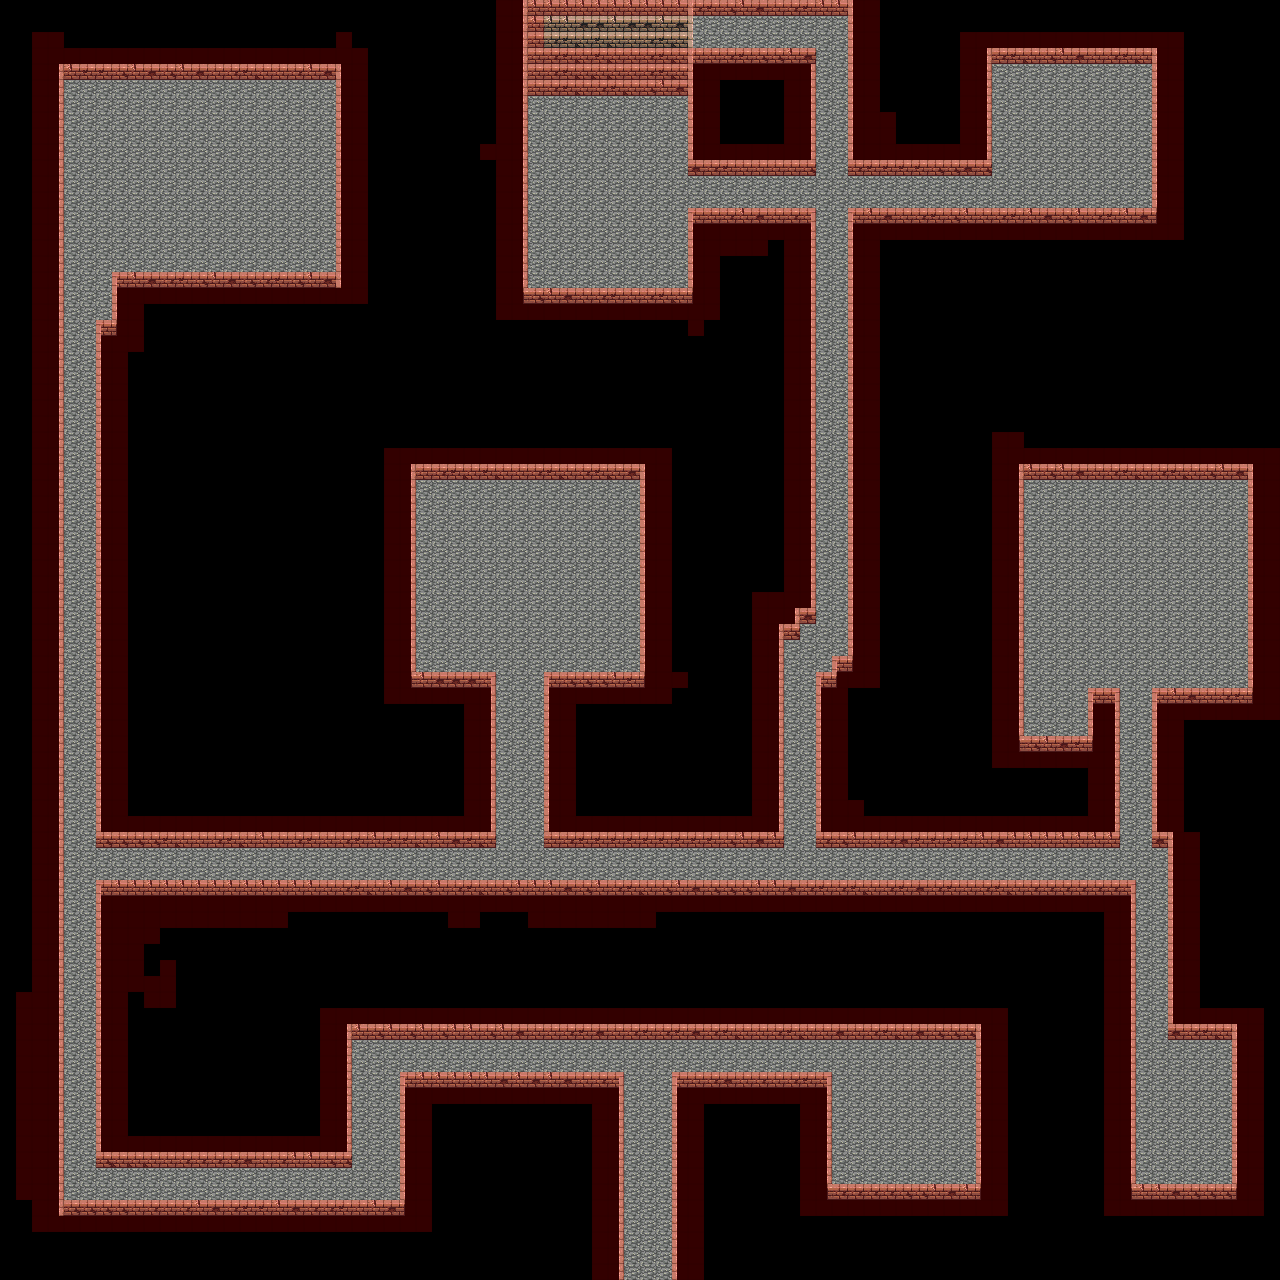

A level layout from a 2D game, rendered from its tile map. Below: a short description, then the map file with tile-grid data replaced by summaries:
An orthogonal 80x80 tile map with 16x16 px tiles, 4 tile layers (Background2, StoneBridge , Foreground2, Collision2), 1 hidden layer not drawn, 5 tilesets.

<map version="1.0" orientation="orthogonal" renderorder="right-down" width="80" height="80" tilewidth="16" tileheight="16" nextobjectid="1">
 <tileset firstgid="1" name="forestTiles" tilewidth="16" tileheight="16" tilecount="35">
  <image source="../Tilesets/forestTiles.gif" trans="dd25ff" width="80" height="112" />
 </tileset>
 <tileset firstgid="36" name="Collision2" tilewidth="16" tileheight="16" tilecount="1">
  <image source="../Tilesets/collision.png" trans="dd25ff" width="16" height="16" />
 </tileset>
 <tileset firstgid="37" name="wallTileset" tilewidth="16" tileheight="16" tilecount="16">
  <image source="../Tilesets/wallTile.png" trans="dd25ff" width="64" height="64" />
 </tileset>
 <tileset firstgid="53" name="darkBackground" tilewidth="16" tileheight="16" tilecount="1">
  <image source="../Tilesets/darkBackground.png" trans="dd25ff" width="16" height="16" />
 </tileset>
 <tileset firstgid="54" name="Night2" tilewidth="16" tileheight="16" tilecount="1">
  <image source="../Tilesets/night.png" trans="dd25ff" width="16" height="16" />
 </tileset>
 <layer name="Background2" width="80" height="80">
  <data>[6400 cells, 6400 non-empty, 1 distinct tile ids]</data>
 </layer>
 <layer name="StoneBridge " width="80" height="80">
  <data>[6400 cells, 2481 non-empty, 14 distinct tile ids]</data>
 </layer>
 <layer name="Foreground2" width="80" height="80">
  <data>[6400 cells, 61 non-empty, 8 distinct tile ids]</data>
 </layer>
 <layer name="Collision2" width="80" height="80" opacity="0.2">
  <data>[6400 cells, 1848 non-empty, 1 distinct tile ids]</data>
 </layer>
 <layer name="Night2" width="80" height="80" visible="0" opacity="0.69">
  <data>[6400 cells, 6400 non-empty, 1 distinct tile ids]</data>
 </layer>
</map>
